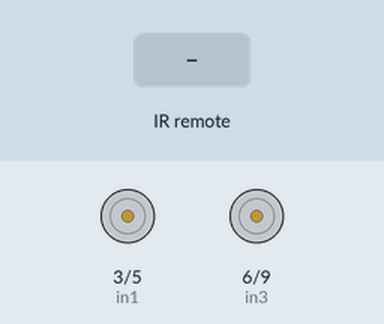
This sketch was run on a simulated Arduino Uno, built with avr-gcc and run on an emulated ATmega328P. Shown: motor-driver pin pairs drawn as motors (green arrow = first pin HIGH = forward, orange = second pin HIGH = backward, longer = more drive). The test bench sets the inputs (shaded band).

Above: at 1.2 s.
1.3 s: infrared code 0xFF629D received
At 2.1 s:
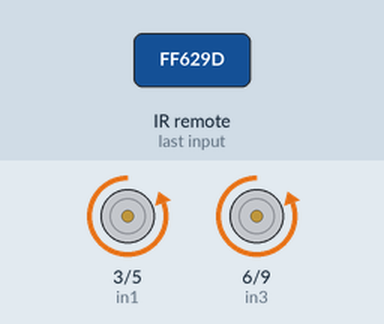
2.8 s: infrared code 0xFFA857 received
At 3.2 s:
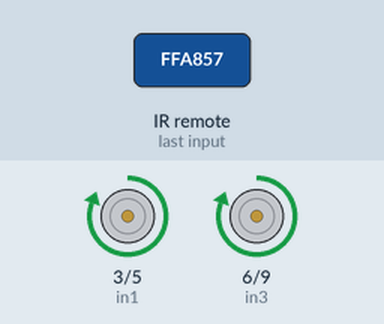
4.3 s: infrared code 0xFF22DD received
At 5.5 s:
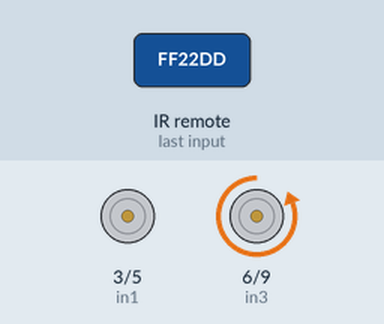
5.8 s: infrared code 0xFFC23D received
At 6.7 s:
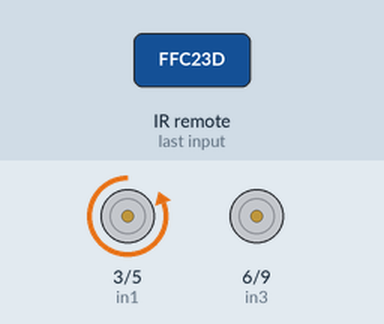
7.3 s: infrared code 0xFF02FD received
At 7.8 s:
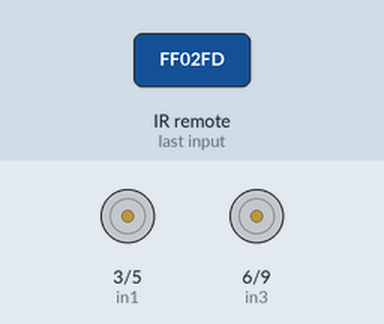
Timing chart, 0 to 9.8 s (numbered marks = the images above; inputs shaded):
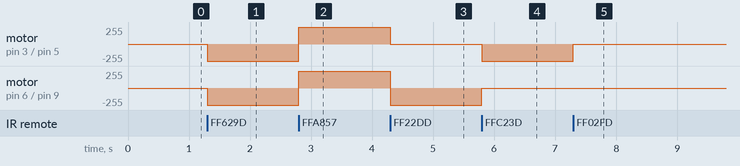

Measured:
- after the input at 1.3 s, motor on pin 3 (in1) / pin 5 (in2), motor on pin 6 (in3) / pin 9 (in4): stopped → backward 255/255 at once
- after the input at 2.8 s, motor on pin 3 (in1) / pin 5 (in2), motor on pin 6 (in3) / pin 9 (in4): backward 255/255 → forward 255/255 at once
- after the input at 4.3 s, motor on pin 3 (in1) / pin 5 (in2): forward 255/255 → stopped at once; motor on pin 6 (in3) / pin 9 (in4): forward 255/255 → backward 255/255 at once
- after the input at 5.8 s, motor on pin 3 (in1) / pin 5 (in2): stopped → backward 255/255 at once; motor on pin 6 (in3) / pin 9 (in4): backward 255/255 → stopped at once
- after the input at 7.3 s, motor on pin 3 (in1) / pin 5 (in2): backward 255/255 → stopped at once

The sketch:

arduino_car_remote.ino
```cpp
#include <IRremote.h>

const int RemotePin = 8;
IRrecv irrecv(RemotePin);
decode_results results;

const int in1 = 3;
const int in2 = 5;
const int in3 = 6;
const int in4 = 9;

void setup() {
  Serial.begin(9600);
  irrecv.enableIRIn();

  pinMode(in1, OUTPUT);
  pinMode(in2, OUTPUT);
  pinMode(in3, OUTPUT);
  pinMode(in4, OUTPUT);

  stopMotors();
}

void loop() {
  if (irrecv.decode(&results)) {
    switch (results.value) {
      case 0xFF629D:  // UP
        forward();
        break;
      case 0xFFA857:  // DOWN
        backward();
        break;
      case 0xFF22DD:  // LEFT
        turnLeft();
        break;
      case 0xFFC23D:  // RIGHT
        turnRight();
        break;
      case 0xFF02FD:  // STOP
        stopMotors();
        break;
    }

    irrecv.resume();
  }
}

void backward() {
  digitalWrite(in1, HIGH);
  digitalWrite(in2, LOW);
  digitalWrite(in3, HIGH);
  digitalWrite(in4, LOW);
}

void forward() {
  digitalWrite(in1, LOW);
  digitalWrite(in2, HIGH);
  digitalWrite(in3, LOW);
  digitalWrite(in4, HIGH);
}

void stopMotors() {
  digitalWrite(in1, LOW);
  digitalWrite(in2, LOW);
  digitalWrite(in3, LOW);
  digitalWrite(in4, LOW);
}

void turnLeft() {
  digitalWrite(in1, LOW);
  digitalWrite(in2, LOW);
  digitalWrite(in3, LOW);
  digitalWrite(in4, HIGH);
}

void turnRight() {
  digitalWrite(in1, LOW);
  digitalWrite(in2, HIGH);
  digitalWrite(in3, LOW);
  digitalWrite(in4, LOW);
}
```
